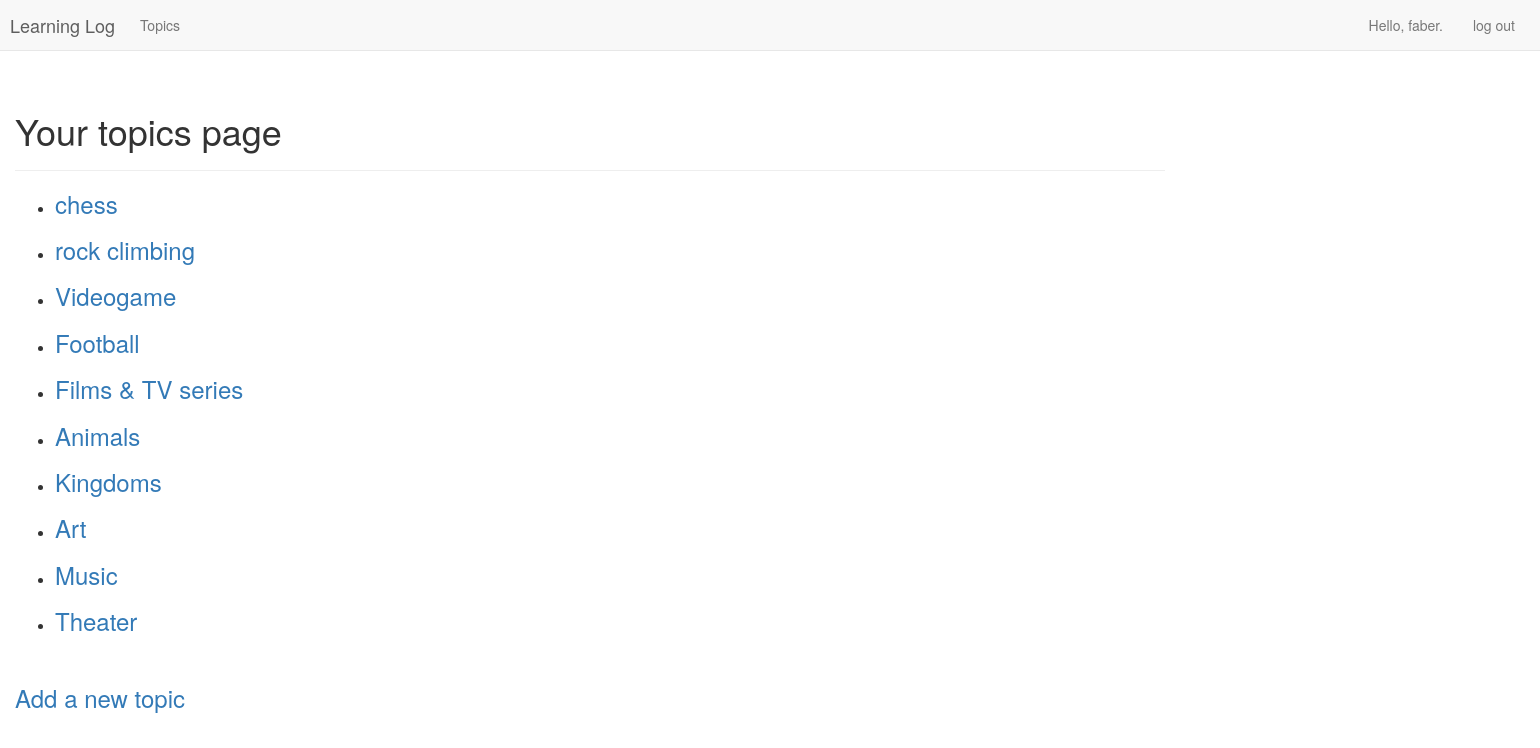
Before: /topics/ (signed in) with the older database file.
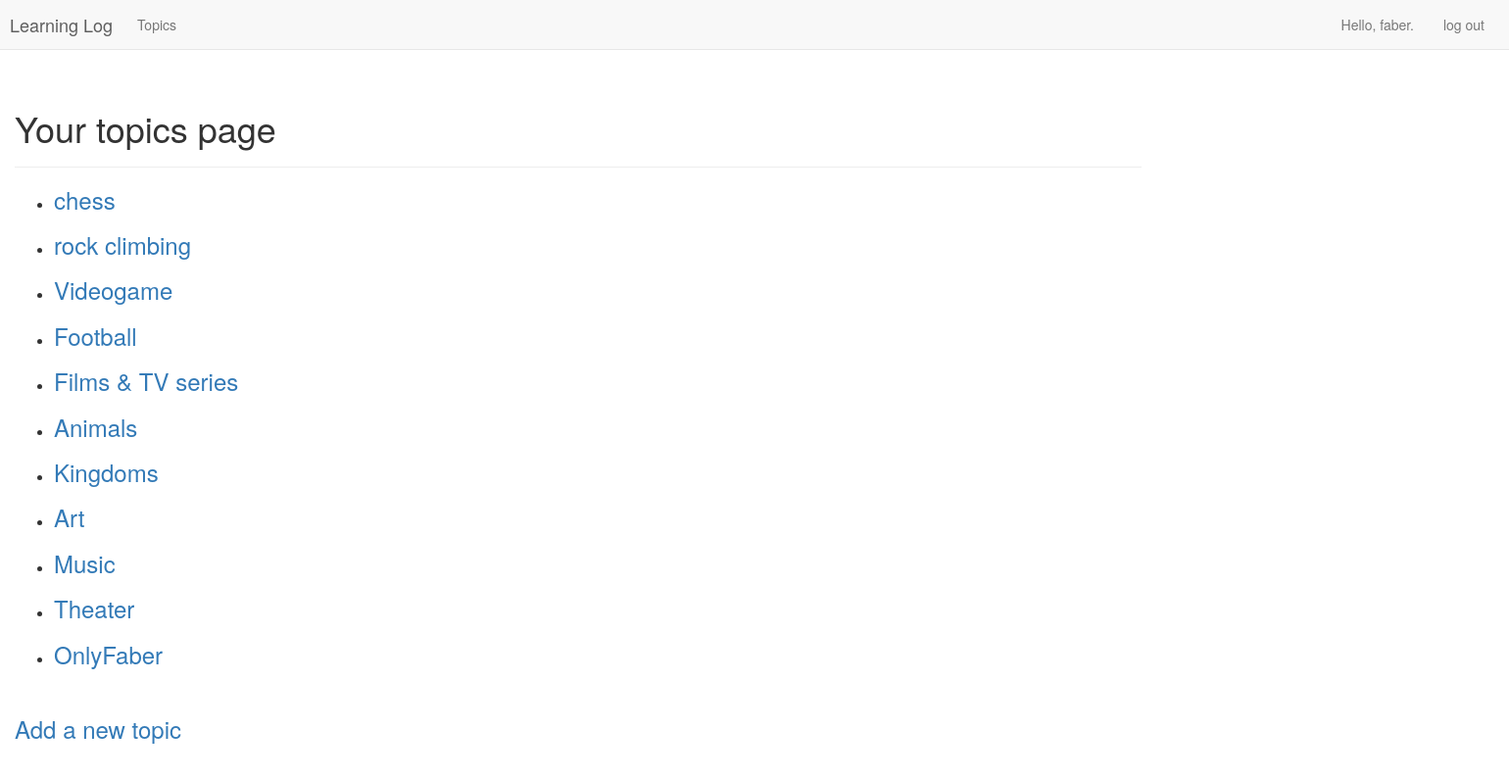
After: the same page with the newer database file.
### learning_logs/models.py (models this page shows)
class Topic (models.Model): #sottoclasse di Model
    text= models.CharField(max_length= 200)
    date_added= models.DateTimeField(auto_now_add= True)
    owner= models.ForeignKey(User, default= 1, on_delete=models.SET_DEFAULT)
    def __str__(self):
        return self.text

### learning_logs/views.py (the view)
# urls.py: url(r'^topics/$', views.topics, name="topics"), #url per la pagina con le liste di topics
@login_required
def topics(request):
    topics = Topic.objects.filter(owner=request.user).order_by('date_added')
    context = {'topics': topics}
    return  render(request, 'topics.html', context)

### learning_logs/templates/topics.html (shortened to what this page needs)
<!DOCTYPE html>
<html lang="en">
{% extends "base.html" %}
{% load bootstrap3 %}
{% block header %}
    <h1>Your topics page</h1>
{% endblock header %}
{% block content %}
    <ul>
        {% for topic in topics %}
            <li><h3>
                <a href="{% url 'learning_logs:topic' topic.id %}">{{topic}}</a>
            </h3></li>
        {% empty %}
            <li>
                No topics have been added yet
            </li>
        {% endfor %}
    </ul>
    <br>
    <h3><a href="{% url 'learning_logs:new_topic' %}">Add a new topic</a></h3>
{% endblock content %}

Changed rows visible on the page:
added Topic: text "OnlyFaber"
